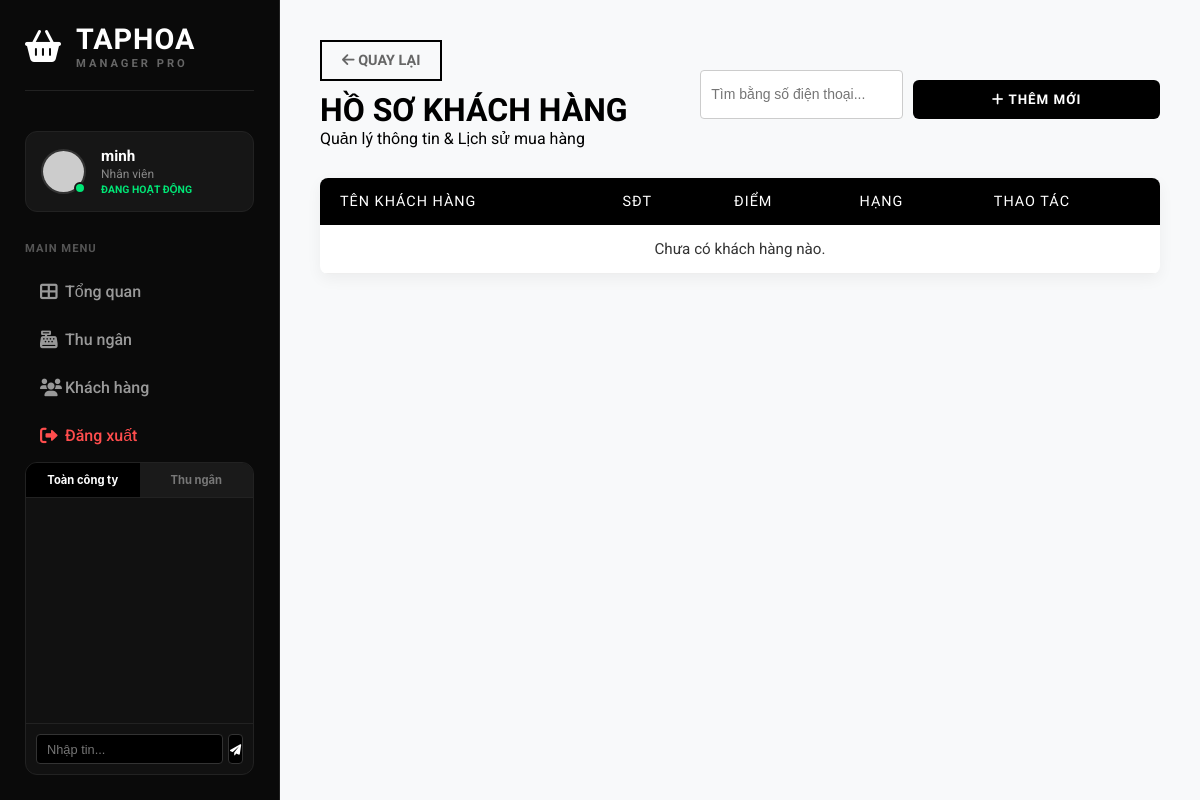
/index.php?action=customer_list (signed in), run on an earlier commit of the app's database.
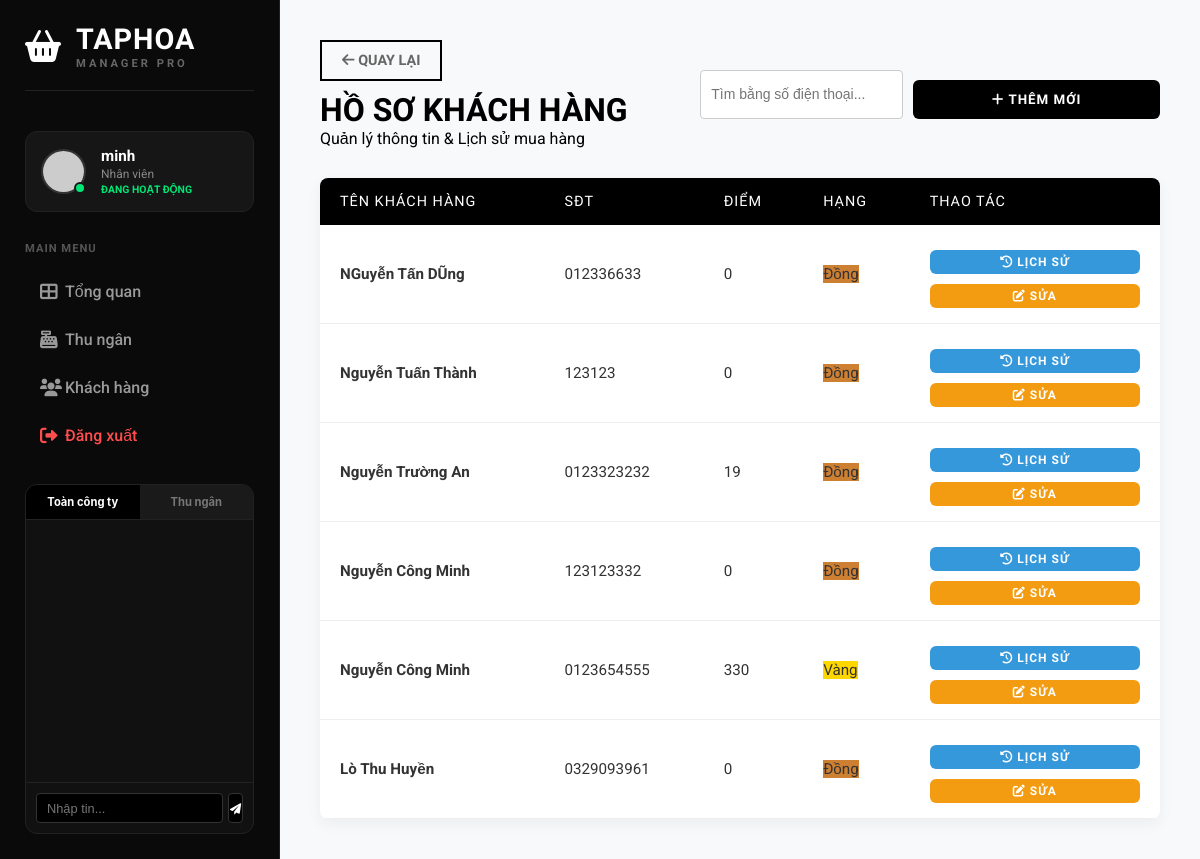
And on a later commit of the database.
### tables this page shows
CREATE TABLE `customers` (
  `id` int(11) NOT NULL,
  `phone` varchar(20) NOT NULL,
  `name` varchar(255) NOT NULL,
  `address` text DEFAULT NULL,
  `points` int(11) DEFAULT 0,
  `tier` varchar(50) DEFAULT 'Đồng',
  `created_at` timestamp NOT NULL DEFAULT current_timestamp()
);

### controllers/CustomerController.php (called while the page is built, shortened)
<?php
class CustomerController {
    public function list() {
        $db = (new Database())->getConnection();
        $db->exec("CREATE TABLE IF NOT EXISTS taphoa_db.customers (
            id int(11) NOT NULL AUTO_INCREMENT,
            phone varchar(20) NOT NULL UNIQUE,
            name varchar(255) NOT NULL,
            address text DEFAULT NULL,
            points int(11) DEFAULT 0,
            tier varchar(50) DEFAULT 'Đồng',
            created_at timestamp NOT NULL DEFAULT current_timestamp(),
            PRIMARY KEY (id)
        ) ENGINE=InnoDB DEFAULT CHARSET=utf8mb4 COLLATE=utf8mb4_general_ci;");
        try {
            $db->exec("ALTER TABLE taphoa_db.orders ADD COLUMN customer_id int(11) DEFAULT NULL AFTER id;");
        } catch(PDOException $e) {  }
        require_once '../models/Customer.php';
        $customerModel = new Customer($db);
        $customersStmt = $customerModel->readAll();
        $customers = $customersStmt->fetchAll(PDO::FETCH_ASSOC);
        require_once '../views/customers/list.php';
    }
}
?>

### models/Customer.php (called while the page is built, shortened)
<?php
class Customer {
    private $conn;
    private $table = 'customers';
    public function __construct($db) {
        $this->conn = $db;
    }
    public function readAll() {
        $query = "SELECT * FROM " . $this->table . " ORDER BY created_at DESC";
        $stmt = $this->conn->prepare($query);
        $stmt->execute();
        return $stmt;
    }
}
?>

### views/customers/list.php (the view, shortened to what this page needs)
<!DOCTYPE html>
<html lang="vi">
<head>
    <link rel="stylesheet" href="css/style.css">
    <link rel="stylesheet" href="https://cdnjs.cloudflare.com/ajax/libs/font-awesome/6.0.0/css/all.min.css">
</head>
<body>
    <div class="dashboard-container">
        <?php include '../views/partials/sidebar.php'; ?>
        <main class="main-content">
            <div class="list-header">
                <div>
                    <a href="javascript:history.back()" class="back-btn" style="display:inline-block; margin-bottom:10px; color:#666; text-decoration:none; font-weight:bold;"><i class="fas fa-arrow-left"></i> Quay lại</a>
                    <h1 style="font-family: 'Oswald', sans-serif;">HỒ SƠ KHÁCH HÀNG</h1>
                    <p>Quản lý thông tin & Lịch sử mua hàng</p>
                </div>
                <div style="display: flex; gap: 10px;">
                    <input type="text" id="searchInput" class="search-box" placeholder="Tìm bằng số điện thoại..." onkeyup="searchCustomer()">
                    <button class="btn-black" onclick="openModal()"><i class="fas fa-plus"></i> THÊM MỚI</button>
                </div>
            </div>
            <div class="table-container">
                <table class="nike-table" id="customerTable">
                    <thead>
                        <tr>
                            <th>TÊN KHÁCH HÀNG</th>
                            <th>SĐT</th>
                            <th>ĐIỂM</th>
                            <th>HẠNG</th>
                            <th>THAO TÁC</th>
                        </tr>
                    </thead>
                    <tbody>
                        <?php if(!empty($customers)): ?>
                            <?php foreach($customers as $c): ?>
                            <tr>
                                <td style="font-weight: bold;"><?php echo htmlspecialchars($c['name']); ?></td>
                                <td class="c-phone"><?php echo htmlspecialchars($c['phone']); ?></td>
                                <td><?php echo $c['points']; ?></td>
                                <td><span class="badge" style="background: <?php echo $c['tier']=='Vàng'?'#FFD700':($c['tier']=='Bạc'?'#C0C0C0':'#cd7f32'); ?>"><?php echo $c['tier']; ?></span></td>
                                <td>
                                    <button onclick='loadHistory(<?php echo $c['id']; ?>, "<?php echo htmlspecialchars($c['name']); ?>")' class="btn-black" style="padding: 5px 10px; font-size: 12px; background: #3498db;"><i class="fas fa-history"></i> LỊCH SỬ</button>
                                    <button onclick='editCustomer(<?php echo json_encode($c); ?>)' class="btn-black" style="padding: 5px 10px; font-size: 12px; background: #f39c12;"><i class="fas fa-edit"></i> SỬA</button>
                                </td>
                            </tr>
                            <?php endforeach; ?>
                        <?php else: ?>
                            <tr><td colspan="5" style="text-align:center;">Chưa có khách hàng nào.</td></tr>
                        <?php endif; ?>
                    </tbody>
                </table>
            </div>
        </main>
    </div>
</body>
</html>

What changed in the data, as far as the page shows it:
added customers: name "NGuyễn Tấn DŨng", phone "012336633", points "0", tier "Đồng"
added customers: name "Nguyễn Tuấn Thành", phone "123123", points "0", tier "Đồng"
added customers: name "Nguyễn Trường An", phone "0123323232", points "19", tier "Đồng"
added customers: name "Nguyễn Công Minh", phone "123123332", points "0", tier "Đồng"
added customers: name "Nguyễn Công Minh", phone "0123654555", points "330", tier "Vàng"
added customers: name "Lò Thu Huyền", phone "0329093961", points "0", tier "Đồng"
Also different on the page:
text no longer shown: "Chưa có khách hàng nào."
